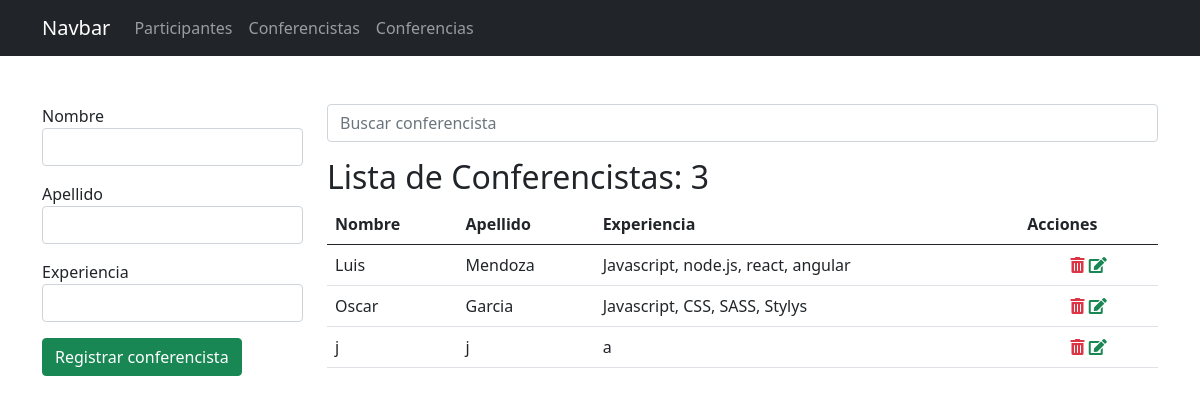
Page /conferencista/ on the committed database.
### app_registro/models.py (models this page shows, shortened)
class Conferencista(models.Model):
    nombre = models.CharField(max_length=30)
    apellido = models.CharField(max_length=30)
    experiencia = models.TextField()

### app_registro/views.py (the view, shortened to what this page needs)
# urls.py: path('conferencista/', views.conferencista, name="conferencista"),
def conferencista(request):
    activo = 'Conferencistas'
    q = request.GET.get('q')
    if q:
        data = Conferencista.objects.filter(nombre__startswith=q).order_by('nombre')
        '''
            select *
            from participantes
            where nombre like 'n%'
        '''
    else:
        data = Conferencista.objects.all().order_by('nombre')
    ctx = {
        'activo': activo,
        'conferencistas': data,
        'q': q
    }
    return render(request, 'registro/conferencista.html', ctx)

### app_registro/templates/registro/conferencista.html (shortened to what this page needs)
{% extends "base.html" %}
{% block container %}
    <div class="row">
        <div class="col-3">
            {% if p %}
            <form action="{% url 'editar_conferencista' p.id %}" method="post">
            {% else %}
            <form action="{% url 'conferencista' %}" method="post">
            {% endif %}
                <div class="mb-3">
                    <label for="nombre">Nombre</label>
                    <input type="text" value="{{ p.nombre }}" name="nombre" id="nombre" class="form-control" required autofocus>
                </div>
                <div class="mb-3">
                    <label for="apellido">Apellido</label>
                    <input type="text" value="{{ p.apellido }}" name="apellido" id="apellido" class="form-control" required>
                </div>
                <div class="mb-3">
                    <label for="experiencia">Experiencia</label>
                    <input type="text" value="{{ p.experiencia }}" name="experiencia" id="experiencia" class="form-control" required>
                </div>
                <div class="mb-3">
                    {% if p %}
                    <input type="submit" class="btn btn-success" value="Actualizar conferencista">
                    {% else %}
                    <input type="submit" class="btn btn-success" value="Registrar conferencista">
                    {% endif %}
                </div>
            </form>
        </div>
        <div class="col-9">
            <form action="" method="get">
                <input type="search" name="q" value="{{ q|default_if_none:'' }}" class="form-control" placeholder="Buscar conferencista">
            </form>
            <h2 class="mt-3">Lista de Conferencistas: {{ conferencistas.count }}</h2>
            <table class="table table-hover">
                <thead>
                    <tr>
                        <th>Nombre</th>
                        <th>Apellido</th>
                        <th>Experiencia</th>
                        <th>Acciones</th>
                    </tr>
                </thead>
                <tbody>
                    {% for p in conferencistas %}
                    <tr>
                        <td>{{ p.nombre }}</td>
                        <td>{{ p.apellido }}</td>
                        <td>{{ p.experiencia }}</td>
                        <td class="text-center">
                            <a onclick="if (!confirm('Confirme la eliminacion')) return false;" href="{% url 'eliminar_conferencista' p.id %}" class="text-danger"><span class="fas fa-trash-alt"></span></a>
                            <a href="{% url 'editar_conferencista' p.id %}" class="text-success"><span class="fas fa-edit"></span></a>
                        </td>
                    </tr>
                    {% empty %}
                    <tr>
                        <td colspan="5" class="text-danger text-center">No se encontraron resultados</td>
                    </tr>
                    {% endfor %}
                </tbody>
            </table>
        </div>
    </div>
{% endblock %}

### global_templates/base.html (shortened to what this page needs)
<!DOCTYPE html>
<html lang="en">
<head>
    <link href="https://cdn.jsdelivr.net/npm/bootstrap@5.0.1/dist/css/bootstrap.min.css" rel="stylesheet">
    <link href="https://pro.fontawesome.com/releases/v5.10.0/css/all.css" rel="stylesheet"/>
</head>
<body>
    <nav class="navbar navbar-expand-lg navbar-dark bg-dark">
        <div class="container">
            <a class="navbar-brand" href="/">Navbar</a>
            <div class="collapse navbar-collapse" id="navbarNavAltMarkup">
            <div class="navbar-nav">
                <a class="nav-link {% if activo == 'participantes' %}active{% endif %}" href="{% url 'participantes' %}">Participantes</a>
                <a class="nav-link {% if activo == 'conferencistas' %}active{% endif %}" href="{% url 'conferencista' %}">Conferencistas</a>
                <a class="nav-link {% if activo == 'conferencias' %}active{% endif %}" href="#">Conferencias</a>
            </div>
            </div>
        </div>
    </nav>
    <div class="container mt-5">
        {% block container %}{% endblock %}
    </div>
</body>
</html>

### rows in the picture
Conferencista: nombre "Luis", apellido "Mendoza", experiencia "Javascript, node.js, react, angular"
Conferencista: nombre "Oscar", apellido "Garcia", experiencia "Javascript, CSS, SASS, Stylys"
Conferencista: nombre "j", apellido "j", experiencia "a"

### other values in the picture
{{ conferencistas.count }} "3"
